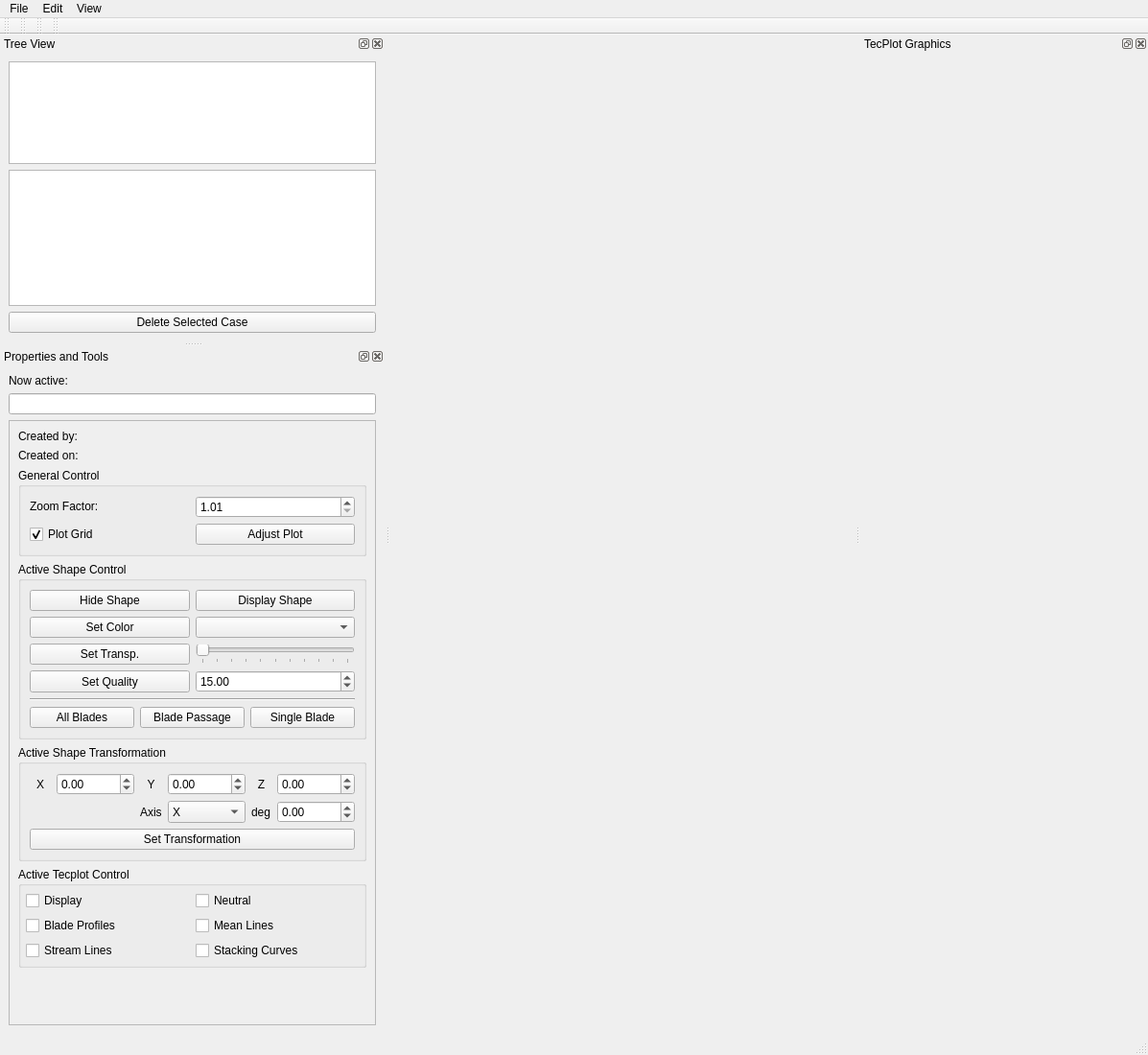
<?xml version="1.0" encoding="UTF-8"?>
<ui version="4.0">
 <class>MainWindow</class>
 <widget class="QMainWindow" name="MainWindow">
  <property name="geometry">
   <rect>
    <x>0</x>
    <y>0</y>
    <width>1197</width>
    <height>1100</height>
   </rect>
  </property>
  <property name="windowTitle">
   <string>MainWindow</string>
  </property>
  <property name="toolTip">
   <string extracomment="sdfs"/>
  </property>
  <property name="statusTip">
   <string/>
  </property>
  <property name="whatsThis">
   <string extracomment="sahdjhjsahdj"/>
  </property>
  <widget class="QWidget" name="centralwidget">
   <layout class="QHBoxLayout" name="centralwidget_hl"/>
  </widget>
  <widget class="QStatusBar" name="statusbar"/>
  <widget class="QToolBar" name="ui_file_toolbar">
   <property name="windowTitle">
    <string>File</string>
   </property>
   <attribute name="toolBarArea">
    <enum>TopToolBarArea</enum>
   </attribute>
   <attribute name="toolBarBreak">
    <bool>false</bool>
   </attribute>
  </widget>
  <widget class="QToolBar" name="ui_view_toolbar">
   <property name="windowTitle">
    <string>View</string>
   </property>
   <attribute name="toolBarArea">
    <enum>TopToolBarArea</enum>
   </attribute>
   <attribute name="toolBarBreak">
    <bool>false</bool>
   </attribute>
  </widget>
  <widget class="QDockWidget" name="ui_treeview_dockW">
   <property name="sizePolicy">
    <sizepolicy hsizetype="Minimum" vsizetype="Fixed">
     <horstretch>0</horstretch>
     <verstretch>1</verstretch>
    </sizepolicy>
   </property>
   <property name="minimumSize">
    <size>
     <width>154</width>
     <height>300</height>
    </size>
   </property>
   <property name="maximumSize">
    <size>
     <width>524287</width>
     <height>320</height>
    </size>
   </property>
   <property name="allowedAreas">
    <set>Qt::LeftDockWidgetArea|Qt::RightDockWidgetArea</set>
   </property>
   <property name="windowTitle">
    <string>Tree View</string>
   </property>
   <attribute name="dockWidgetArea">
    <number>1</number>
   </attribute>
   <widget class="QWidget" name="ui_treeview_dockcontents">
    <layout class="QVBoxLayout" name="ui_treeview_dockcontents_vl">
     <item>
      <layout class="QVBoxLayout" name="ui_treeview_vl">
       <item>
        <widget class="QTreeView" name="ui_case_treeview">
         <property name="sizePolicy">
          <sizepolicy hsizetype="Preferred" vsizetype="Minimum">
           <horstretch>0</horstretch>
           <verstretch>3</verstretch>
          </sizepolicy>
         </property>
         <property name="minimumSize">
          <size>
           <width>0</width>
           <height>80</height>
          </size>
         </property>
         <property name="toolTip">
          <string>Case List</string>
         </property>
         <property name="statusTip">
          <string>Case List - All loaded cases are displayed here. Select a case to modify the 3D part or the Tecplot graphics display</string>
         </property>
         <property name="sortingEnabled">
          <bool>false</bool>
         </property>
         <property name="animated">
          <bool>true</bool>
         </property>
         <property name="headerHidden">
          <bool>false</bool>
         </property>
        </widget>
       </item>
       <item>
        <widget class="QListWidget" name="ui_subcase_list">
         <property name="sizePolicy">
          <sizepolicy hsizetype="Preferred" vsizetype="Minimum">
           <horstretch>0</horstretch>
           <verstretch>4</verstretch>
          </sizepolicy>
         </property>
         <property name="minimumSize">
          <size>
           <width>0</width>
           <height>10</height>
          </size>
         </property>
         <property name="toolTip">
          <string>Sub-Shape List</string>
         </property>
         <property name="statusTip">
          <string>Sub-Shape List - The sub-shapes of the case loaded are displayed here. Select an item to modify it individually in Properties and Tools</string>
         </property>
         <property name="selectionMode">
          <enum>QAbstractItemView::ExtendedSelection</enum>
         </property>
        </widget>
       </item>
       <item>
        <widget class="QPushButton" name="ui_deletecase_btn">
         <property name="sizePolicy">
          <sizepolicy hsizetype="Preferred" vsizetype="Maximum">
           <horstretch>0</horstretch>
           <verstretch>0</verstretch>
          </sizepolicy>
         </property>
         <property name="toolTip">
          <string>Delete Case</string>
         </property>
         <property name="statusTip">
          <string>Delete Case - Delete one case from the list</string>
         </property>
         <property name="text">
          <string>Delete Selected Case</string>
         </property>
         <property name="shortcut">
          <string>Del</string>
         </property>
        </widget>
       </item>
      </layout>
     </item>
    </layout>
   </widget>
  </widget>
  <widget class="QDockWidget" name="ui_propertiestools_dockW">
   <property name="sizePolicy">
    <sizepolicy hsizetype="Minimum" vsizetype="Expanding">
     <horstretch>0</horstretch>
     <verstretch>50</verstretch>
    </sizepolicy>
   </property>
   <property name="minimumSize">
    <size>
     <width>401</width>
     <height>258</height>
    </size>
   </property>
   <property name="maximumSize">
    <size>
     <width>500</width>
     <height>524287</height>
    </size>
   </property>
   <property name="font">
    <font>
     <weight>50</weight>
     <italic>false</italic>
     <bold>false</bold>
     <underline>false</underline>
    </font>
   </property>
   <property name="allowedAreas">
    <set>Qt::LeftDockWidgetArea|Qt::RightDockWidgetArea</set>
   </property>
   <property name="windowTitle">
    <string>Properties and Tools</string>
   </property>
   <attribute name="dockWidgetArea">
    <number>1</number>
   </attribute>
   <widget class="QWidget" name="ui_propertiestools_dockcontents">
    <layout class="QGridLayout" name="ui_propertiestools_dockcontents_gl">
     <item row="1" column="0" colspan="2">
      <widget class="QScrollArea" name="ui_propertiestools_scrollarea">
       <property name="sizePolicy">
        <sizepolicy hsizetype="Expanding" vsizetype="Expanding">
         <horstretch>0</horstretch>
         <verstretch>50</verstretch>
        </sizepolicy>
       </property>
       <property name="horizontalScrollBarPolicy">
        <enum>Qt::ScrollBarAlwaysOff</enum>
       </property>
       <property name="widgetResizable">
        <bool>true</bool>
       </property>
       <widget class="QWidget" name="ui_propertiestools_scrollcontents">
        <property name="geometry">
         <rect>
          <x>0</x>
          <y>0</y>
          <width>377</width>
          <height>626</height>
         </rect>
        </property>
        <layout class="QVBoxLayout" name="verticalLayout">
         <item>
          <layout class="QFormLayout" name="ui_bladepro_creation_info_fl">
           <item row="0" column="0">
            <widget class="QLabel" name="ui_bladepro_created_lbl">
             <property name="text">
              <string>Created by:</string>
             </property>
            </widget>
           </item>
           <item row="0" column="1">
            <widget class="QLabel" name="ui_bladepro_created_dynlbl">
             <property name="text">
              <string/>
             </property>
            </widget>
           </item>
           <item row="1" column="0">
            <widget class="QLabel" name="ui_date_created_lbl">
             <property name="text">
              <string>Created on:</string>
             </property>
            </widget>
           </item>
           <item row="1" column="1">
            <widget class="QLabel" name="ui_date_created_dynlbl">
             <property name="text">
              <string/>
             </property>
            </widget>
           </item>
          </layout>
         </item>
         <item>
          <widget class="QGroupBox" name="ui_general_control_groupbox">
           <property name="statusTip">
            <string>General Control</string>
           </property>
           <property name="title">
            <string>General Control</string>
           </property>
           <layout class="QHBoxLayout" name="ui_general_control_groupbox_hl">
            <item>
             <layout class="QGridLayout" name="ui_general_control_groupbox_hl_gl">
              <item row="0" column="0">
               <widget class="QLabel" name="ui_zoom_lbl">
                <property name="sizePolicy">
                 <sizepolicy hsizetype="Preferred" vsizetype="Maximum">
                  <horstretch>0</horstretch>
                  <verstretch>0</verstretch>
                 </sizepolicy>
                </property>
                <property name="toolTip">
                 <string>Costumize visualization zoom</string>
                </property>
                <property name="statusTip">
                 <string>Zoom Factor - Amount of percentage of zooming by wheel scroll</string>
                </property>
                <property name="text">
                 <string>Zoom Factor:</string>
                </property>
               </widget>
              </item>
              <item row="1" column="1">
               <widget class="QPushButton" name="ui_tecplot_tighten_btn">
                <property name="toolTip">
                 <string>Tighten plot</string>
                </property>
                <property name="statusTip">
                 <string>Adjust Plot - Convenience method for simple axis view autoscaling. </string>
                </property>
                <property name="text">
                 <string>Adjust Plot</string>
                </property>
                <property name="shortcut">
                 <string>Ctrl+T</string>
                </property>
               </widget>
              </item>
              <item row="0" column="1">
               <widget class="QDoubleSpinBox" name="ui_display_zoomfactor_dspn">
                <property name="enabled">
                 <bool>true</bool>
                </property>
                <property name="sizePolicy">
                 <sizepolicy hsizetype="Preferred" vsizetype="Maximum">
                  <horstretch>0</horstretch>
                  <verstretch>0</verstretch>
                 </sizepolicy>
                </property>
                <property name="toolTip">
                 <string>Percentage of zooming by mouse wheel scroll</string>
                </property>
                <property name="statusTip">
                 <string>Amount of percentage of zooming by wheel scroll</string>
                </property>
                <property name="autoFillBackground">
                 <bool>false</bool>
                </property>
                <property name="alignment">
                 <set>Qt::AlignLeading|Qt::AlignLeft|Qt::AlignVCenter</set>
                </property>
                <property name="minimum">
                 <double>1.010000000000000</double>
                </property>
                <property name="singleStep">
                 <double>0.100000000000000</double>
                </property>
                <property name="value">
                 <double>1.010000000000000</double>
                </property>
               </widget>
              </item>
              <item row="1" column="0">
               <widget class="QCheckBox" name="ui_tecplot_toggle_grid_chk">
                <property name="toolTip">
                 <string>Toggle grid</string>
                </property>
                <property name="statusTip">
                 <string>Grid - Toggle grid of plots</string>
                </property>
                <property name="text">
                 <string>Plot Grid</string>
                </property>
                <property name="checked">
                 <bool>true</bool>
                </property>
               </widget>
              </item>
             </layout>
            </item>
           </layout>
          </widget>
         </item>
         <item>
          <widget class="QGroupBox" name="ui_shapeappearance_groupbox">
           <property name="enabled">
            <bool>true</bool>
           </property>
           <property name="sizePolicy">
            <sizepolicy hsizetype="Preferred" vsizetype="Maximum">
             <horstretch>0</horstretch>
             <verstretch>1</verstretch>
            </sizepolicy>
           </property>
           <property name="toolTip">
            <string/>
           </property>
           <property name="statusTip">
            <string>Shape Control</string>
           </property>
           <property name="title">
            <string>Active Shape Control</string>
           </property>
           <layout class="QGridLayout" name="ui_shape_appearance_groupbox_gl">
            <item row="1" column="0" colspan="4">
             <layout class="QGridLayout" name="ui_shape_appearance_groupbox_gl_gl">
              <item row="1" column="0">
               <widget class="QPushButton" name="ui_shape_setcolor_btn">
                <property name="sizePolicy">
                 <sizepolicy hsizetype="Preferred" vsizetype="Preferred">
                  <horstretch>0</horstretch>
                  <verstretch>0</verstretch>
                 </sizepolicy>
                </property>
                <property name="maximumSize">
                 <size>
                  <width>16777215</width>
                  <height>23</height>
                 </size>
                </property>
                <property name="toolTip">
                 <string>Set Color </string>
                </property>
                <property name="statusTip">
                 <string>Set Color - Sets color to the selected sub-shape item in Sub-Shape List</string>
                </property>
                <property name="text">
                 <string>Set Color</string>
                </property>
               </widget>
              </item>
              <item row="3" column="0">
               <widget class="QPushButton" name="ui_shape_quality_btn">
                <property name="enabled">
                 <bool>true</bool>
                </property>
                <property name="sizePolicy">
                 <sizepolicy hsizetype="Preferred" vsizetype="Preferred">
                  <horstretch>0</horstretch>
                  <verstretch>0</verstretch>
                 </sizepolicy>
                </property>
                <property name="maximumSize">
                 <size>
                  <width>16777215</width>
                  <height>23</height>
                 </size>
                </property>
                <property name="toolTip">
                 <string>Set Quality</string>
                </property>
                <property name="statusTip">
                 <string>Set Quality - Sets rendering quality to the selected sub-shape item in Sub-Shape List</string>
                </property>
                <property name="text">
                 <string>Set Quality</string>
                </property>
               </widget>
              </item>
              <item row="2" column="0">
               <widget class="QPushButton" name="ui_shape_settransparency_btn">
                <property name="sizePolicy">
                 <sizepolicy hsizetype="Preferred" vsizetype="Preferred">
                  <horstretch>0</horstretch>
                  <verstretch>0</verstretch>
                 </sizepolicy>
                </property>
                <property name="maximumSize">
                 <size>
                  <width>16777215</width>
                  <height>23</height>
                 </size>
                </property>
                <property name="toolTip">
                 <string>Set Transparency</string>
                </property>
                <property name="statusTip">
                 <string>Set Transparency - Sets transparency to the selected sub-shape item in Sub-Shape List</string>
                </property>
                <property name="text">
                 <string>Set Transp.</string>
                </property>
               </widget>
              </item>
              <item row="0" column="0">
               <widget class="QToolButton" name="ui_shape_hide_btn">
                <property name="enabled">
                 <bool>true</bool>
                </property>
                <property name="sizePolicy">
                 <sizepolicy hsizetype="Preferred" vsizetype="Preferred">
                  <horstretch>0</horstretch>
                  <verstretch>0</verstretch>
                 </sizepolicy>
                </property>
                <property name="toolTip">
                 <string>Hide active shape</string>
                </property>
                <property name="statusTip">
                 <string>Hide Shape - Hide active shape</string>
                </property>
                <property name="text">
                 <string>Hide Shape</string>
                </property>
               </widget>
              </item>
              <item row="0" column="1">
               <widget class="QPushButton" name="ui_shape_display_btn">
                <property name="maximumSize">
                 <size>
                  <width>16777215</width>
                  <height>23</height>
                 </size>
                </property>
                <property name="toolTip">
                 <string>Display selected sub-shape</string>
                </property>
                <property name="statusTip">
                 <string>Display Shape - Display the selected sub-shape on the Display.</string>
                </property>
                <property name="text">
                 <string>Display Shape</string>
                </property>
                <property name="shortcut">
                 <string>D</string>
                </property>
               </widget>
              </item>
              <item row="1" column="1">
               <widget class="QComboBox" name="ui_shape_setcolor_combo">
                <property name="sizePolicy">
                 <sizepolicy hsizetype="Preferred" vsizetype="Preferred">
                  <horstretch>0</horstretch>
                  <verstretch>0</verstretch>
                 </sizepolicy>
                </property>
                <property name="maximumSize">
                 <size>
                  <width>16777215</width>
                  <height>23</height>
                 </size>
                </property>
                <property name="toolTip">
                 <string>List of Colors</string>
                </property>
                <property name="statusTip">
                 <string>List of Colors - List of colors available</string>
                </property>
               </widget>
              </item>
              <item row="2" column="1">
               <widget class="QSlider" name="ui_shape_transparency_sld">
                <property name="sizePolicy">
                 <sizepolicy hsizetype="Preferred" vsizetype="Fixed">
                  <horstretch>0</horstretch>
                  <verstretch>0</verstretch>
                 </sizepolicy>
                </property>
                <property name="toolTip">
                 <string>Transparency value</string>
                </property>
                <property name="statusTip">
                 <string>Transparency value</string>
                </property>
                <property name="maximum">
                 <number>100</number>
                </property>
                <property name="orientation">
                 <enum>Qt::Horizontal</enum>
                </property>
                <property name="tickPosition">
                 <enum>QSlider::TicksBelow</enum>
                </property>
                <property name="tickInterval">
                 <number>10</number>
                </property>
               </widget>
              </item>
              <item row="3" column="1">
               <widget class="QDoubleSpinBox" name="ui_shape_quality_dspn">
                <property name="enabled">
                 <bool>true</bool>
                </property>
                <property name="sizePolicy">
                 <sizepolicy hsizetype="Preferred" vsizetype="Preferred">
                  <horstretch>0</horstretch>
                  <verstretch>0</verstretch>
                 </sizepolicy>
                </property>
                <property name="maximumSize">
                 <size>
                  <width>16777215</width>
                  <height>23</height>
                 </size>
                </property>
                <property name="toolTip">
                 <string>Quality value</string>
                </property>
                <property name="statusTip">
                 <string>Quality - Factor of refinement of shape. Recomended above 20</string>
                </property>
                <property name="autoFillBackground">
                 <bool>false</bool>
                </property>
                <property name="alignment">
                 <set>Qt::AlignLeading|Qt::AlignLeft|Qt::AlignVCenter</set>
                </property>
                <property name="minimum">
                 <double>0.010000000000000</double>
                </property>
                <property name="maximum">
                 <double>50.000000000000000</double>
                </property>
                <property name="singleStep">
                 <double>0.200000000000000</double>
                </property>
                <property name="value">
                 <double>15.000000000000000</double>
                </property>
               </widget>
              </item>
              <item row="4" column="0" colspan="2">
               <layout class="QGridLayout" name="ui_blades_gl">
                <item row="1" column="0">
                 <widget class="QPushButton" name="ui_shape_activate_all_blades_btn">
                  <property name="enabled">
                   <bool>true</bool>
                  </property>
                  <property name="sizePolicy">
                   <sizepolicy hsizetype="Preferred" vsizetype="Preferred">
                    <horstretch>0</horstretch>
                    <verstretch>0</verstretch>
                   </sizepolicy>
                  </property>
                  <property name="maximumSize">
                   <size>
                    <width>16777215</width>
                    <height>23</height>
                   </size>
                  </property>
                  <property name="toolTip">
                   <string>Display all blades</string>
                  </property>
                  <property name="statusTip">
                   <string>All Blades - Display all blades of impeller</string>
                  </property>
                  <property name="text">
                   <string>All Blades</string>
                  </property>
                 </widget>
                </item>
                <item row="1" column="1">
                 <widget class="QPushButton" name="ui_shape_activate_passage_blades_btn">
                  <property name="enabled">
                   <bool>true</bool>
                  </property>
                  <property name="sizePolicy">
                   <sizepolicy hsizetype="Preferred" vsizetype="Preferred">
                    <horstretch>0</horstretch>
                    <verstretch>0</verstretch>
                   </sizepolicy>
                  </property>
                  <property name="maximumSize">
                   <size>
                    <width>16777215</width>
                    <height>23</height>
                   </size>
                  </property>
                  <property name="toolTip">
                   <string>Display blade passage</string>
                  </property>
                  <property name="statusTip">
                   <string>Display blade passage - Display two consecutive blades</string>
                  </property>
                  <property name="text">
                   <string>Blade Passage</string>
                  </property>
                 </widget>
                </item>
                <item row="1" column="2">
                 <widget class="QPushButton" name="ui_shape_deactivate_blades_btn">
                  <property name="enabled">
                   <bool>true</bool>
                  </property>
                  <property name="sizePolicy">
                   <sizepolicy hsizetype="Preferred" vsizetype="Preferred">
                    <horstretch>0</horstretch>
                    <verstretch>0</verstretch>
                   </sizepolicy>
                  </property>
                  <property name="maximumSize">
                   <size>
                    <width>16777215</width>
                    <height>23</height>
                   </size>
                  </property>
                  <property name="toolTip">
                   <string>Display a single blade</string>
                  </property>
                  <property name="statusTip">
                   <string>Display Single Blade - Display only the blade contained in IGES file</string>
                  </property>
                  <property name="text">
                   <string>Single Blade</string>
                  </property>
                 </widget>
                </item>
                <item row="0" column="0" colspan="3">
                 <widget class="Line" name="line">
                  <property name="orientation">
                   <enum>Qt::Horizontal</enum>
                  </property>
                 </widget>
                </item>
               </layout>
              </item>
             </layout>
            </item>
           </layout>
          </widget>
         </item>
         <item>
          <widget class="QGroupBox" name="ui_shape_transformation_groupbox">
           <property name="enabled">
            <bool>true</bool>
           </property>
           <property name="sizePolicy">
            <sizepolicy hsizetype="Preferred" vsizetype="Maximum">
             <horstretch>0</horstretch>
             <verstretch>1</verstretch>
            </sizepolicy>
           </property>
           <property name="toolTip">
            <string/>
           </property>
           <property name="statusTip">
            <string>Shape Transformation</string>
           </property>
           <property name="title">
            <string>Active Shape Transformation</string>
           </property>
           <layout class="QGridLayout" name="ui_shape_transformation_groupbox_gl">
            <item row="0" column="0" colspan="8">
             <layout class="QGridLayout" name="ui_shape_transformation_groupbox_gl_gl">
              <item row="0" column="1">
               <widget class="QDoubleSpinBox" name="ui_shape_xdispl_dspn">
                <property name="sizePolicy">
                 <sizepolicy hsizetype="Preferred" vsizetype="Preferred">
                  <horstretch>0</horstretch>
                  <verstretch>0</verstretch>
                 </sizepolicy>
                </property>
                <property name="maximumSize">
                 <size>
                  <width>16777215</width>
                  <height>23</height>
                 </size>
                </property>
                <property name="toolTip">
                 <string>Displace shape in x value</string>
                </property>
                <property name="statusTip">
                 <string>Displacement value of sub-shape in x positive direction</string>
                </property>
                <property name="minimum">
                 <double>-10000.000000000000000</double>
                </property>
                <property name="maximum">
                 <double>10000.000000000000000</double>
                </property>
                <property name="singleStep">
                 <double>0.100000000000000</double>
                </property>
               </widget>
              </item>
              <item row="1" column="3">
               <widget class="QComboBox" name="ui_shape_rotataxis_combo">
                <property name="maximumSize">
                 <size>
                  <width>16777215</width>
                  <height>23</height>
                 </size>
                </property>
                <property name="toolTip">
                 <string>Axis of rotation</string>
                </property>
                <property name="statusTip">
                 <string>Axis of rotation </string>
                </property>
                <item>
                 <property name="text">
                  <string>X</string>
                 </property>
                </item>
                <item>
                 <property name="text">
                  <string>Y</string>
                 </property>
                </item>
                <item>
                 <property name="text">
                  <string>Z</string>
                 </property>
                </item>
               </widget>
              </item>
              <item row="1" column="5">
               <widget class="QDoubleSpinBox" name="ui_shape_tetarotat_dspn">
                <property name="sizePolicy">
                 <sizepolicy hsizetype="Preferred" vsizetype="Preferred">
                  <horstretch>0</horstretch>
                  <verstretch>0</verstretch>
                 </sizepolicy>
                </property>
                <property name="maximumSize">
                 <size>
                  <width>16777215</width>
                  <height>23</height>
                 </size>
                </property>
                <property name="toolTip">
                 <string>Rotate shape in teta value (degrees)</string>
                </property>
                <property name="statusTip">
                 <string>Rotation value of sub-shape in teta (degrees)</string>
                </property>
                <property name="minimum">
                 <double>-10000.000000000000000</double>
                </property>
                <property name="maximum">
                 <double>10000.000000000000000</double>
                </property>
                <property name="singleStep">
                 <double>0.100000000000000</double>
                </property>
               </widget>
              </item>
              <item row="0" column="3">
               <widget class="QDoubleSpinBox" name="ui_shape_ydispl_dspn">
                <property name="sizePolicy">
                 <sizepolicy hsizetype="Preferred" vsizetype="Preferred">
                  <horstretch>0</horstretch>
                  <verstretch>0</verstretch>
                 </sizepolicy>
                </property>
                <property name="maximumSize">
                 <size>
                  <width>16777215</width>
                  <height>23</height>
                 </size>
                </property>
                <property name="toolTip">
                 <string>Displace shape in y value</string>
                </property>
                <property name="statusTip">
                 <string>Displacement value of sub-shape in y positive direction</string>
                </property>
                <property name="minimum">
                 <double>-10000.000000000000000</double>
                </property>
                <property name="maximum">
                 <double>10000.000000000000000</double>
                </property>
                <property name="singleStep">
                 <double>0.100000000000000</double>
                </property>
               </widget>
              </item>
              <item row="0" column="5">
               <widget class="QDoubleSpinBox" name="ui_shape_zdispl_dspn">
                <property name="sizePolicy">
                 <sizepolicy hsizetype="Preferred" vsizetype="Preferred">
                  <horstretch>0</horstretch>
                  <verstretch>0</verstretch>
                 </sizepolicy>
                </property>
                <property name="maximumSize">
                 <size>
                  <width>16777215</width>
                  <height>23</height>
                 </size>
                </property>
                <property name="toolTip">
                 <string>Displace shape in z value</string>
                </property>
                <property name="statusTip">
                 <string>Displacement value of sub-shape in z positive direction</string>
                </property>
                <property name="minimum">
                 <double>-10000.000000000000000</double>
                </property>
                <property name="maximum">
                 <double>10000.000000000000000</double>
                </property>
                <property name="singleStep">
                 <double>0.100000000000000</double>
                </property>
               </widget>
              </item>
              <item row="0" column="0">
               <widget class="QLabel" name="ui_xdispl_lbl">
                <property name="text">
                 <string>X</string>
                </property>
                <property name="alignment">
                 <set>Qt::AlignCenter</set>
                </property>
               </widget>
              </item>
              <item row="0" column="4">
               <widget class="QLabel" name="ui_zdispl_lbl">
                <property name="text">
                 <string>Z</string>
                </property>
                <property name="alignment">
                 <set>Qt::AlignCenter</set>
                </property>
               </widget>
              </item>
              <item row="0" column="2">
               <widget class="QLabel" name="ui_ydispl_lbl">
                <property name="text">
                 <string>Y</string>
                </property>
                <property name="alignment">
                 <set>Qt::AlignCenter</set>
                </property>
               </widget>
              </item>
              <item row="2" column="0" colspan="6">
               <widget class="QPushButton" name="ui_shape_settranslation_btn">
                <property name="sizePolicy">
                 <sizepolicy hsizetype="Preferred" vsizetype="Preferred">
                  <horstretch>0</horstretch>
                  <verstretch>0</verstretch>
                 </sizepolicy>
                </property>
                <property name="maximumSize">
                 <size>
                  <width>16777215</width>
                  <height>23</height>
                 </size>
                </property>
                <property name="toolTip">
                 <string>Modifies the shape location</string>
                </property>
                <property name="statusTip">
                 <string>Set Transformation - Sets the transformation for the selected sub-shape item in Sub-Shape List</string>
                </property>
                <property name="text">
                 <string>Set Transformation</string>
                </property>
               </widget>
              </item>
              <item row="1" column="4">
               <widget class="QLabel" name="ui_axisangle_lbl">
                <property name="text">
                 <string>deg</string>
                </property>
               </widget>
              </item>
              <item row="1" column="2">
               <widget class="QLabel" name="ui_axisrotat_lbl">
                <property name="text">
                 <string>Axis</string>
                </property>
               </widget>
              </item>
             </layout>
            </item>
           </layout>
          </widget>
         </item>
         <item>
          <widget class="QGroupBox" name="ui_tecplot_control_groupbox">
           <property name="enabled">
            <bool>true</bool>
           </property>
           <property name="sizePolicy">
            <sizepolicy hsizetype="Preferred" vsizetype="Maximum">
             <horstretch>0</horstretch>
             <verstretch>1</verstretch>
            </sizepolicy>
           </property>
           <property name="toolTip">
            <string/>
           </property>
           <property name="statusTip">
            <string>Tecplot Control</string>
           </property>
           <property name="title">
            <string>Active Tecplot Control</string>
           </property>
           <layout class="QGridLayout" name="ui_tecplot_control_groupbox_gl">
            <property name="margin">
             <number>5</number>
            </property>
            <item row="1" column="0" colspan="2">
             <layout class="QGridLayout" name="ui_tecplot_control_case_gl">
              <item row="0" column="0">
               <widget class="QCheckBox" name="ui_tecplot_setinvisible_btn">
                <property name="toolTip">
                 <string>Toogle visibility of all plots</string>
                </property>
                <property name="statusTip">
                 <string notr="true">Display -  Toggle visibility of all plots of the active case</string>
                </property>
                <property name="text">
                 <string>Display</string>
                </property>
                <property name="checked">
                 <bool>false</bool>
                </property>
               </widget>
              </item>
              <item row="1" column="0">
               <widget class="QCheckBox" name="ui_tecplot_toggle_bladeprofiles_btn">
                <property name="toolTip">
                 <string>Toggle blade profiles visibility</string>
                </property>
                <property name="statusTip">
                 <string>Blade Profiles -  Toggle visibility of blade profiles of the active case</string>
                </property>
                <property name="text">
                 <string>Blade Profiles</string>
                </property>
                <property name="checked">
                 <bool>false</bool>
                </property>
               </widget>
              </item>
              <item row="0" column="1">
               <widget class="QCheckBox" name="ui_tecplot_setneutral_btn">
                <property name="toolTip">
                 <string>Toggle neutral plot lines</string>
                </property>
                <property name="statusTip">
                 <string>Neutral - Toogle the line style appearence of plot lines of the active case</string>
                </property>
                <property name="text">
                 <string>Neutral</string>
                </property>
                <property name="checked">
                 <bool>false</bool>
                </property>
               </widget>
              </item>
              <item row="1" column="1">
               <widget class="QCheckBox" name="ui_tecplot_toggle_meanlines_btn">
                <property name="toolTip">
                 <string>Toggle mean lines visibility</string>
                </property>
                <property name="statusTip">
                 <string>Blade Profiles -  Toggle visibility of mean lines of the active case</string>
                </property>
                <property name="text">
                 <string>Mean Lines</string>
                </property>
                <property name="checked">
                 <bool>false</bool>
                </property>
               </widget>
              </item>
              <item row="2" column="0">
               <widget class="QCheckBox" name="ui_tecplot_toggle_streamlines_chk">
                <property name="toolTip">
                 <string>Toggle stream lines visibility</string>
                </property>
                <property name="statusTip">
                 <string>Stream Lines -  Toggle visibility of stream lines of the active case</string>
                </property>
                <property name="text">
                 <string>Stream Lines</string>
                </property>
                <property name="checked">
                 <bool>false</bool>
                </property>
               </widget>
              </item>
              <item row="2" column="1">
               <widget class="QCheckBox" name="ui_tecplot_toggle_stackcurves_btn">
                <property name="toolTip">
                 <string>Toggle stacking curves and points visibility</string>
                </property>
                <property name="statusTip">
                 <string>Stacking Curves -  Toggle visibility of stacking curves and points of the active case</string>
                </property>
                <property name="text">
                 <string>Stacking Curves</string>
                </property>
                <property name="checked">
                 <bool>false</bool>
                </property>
               </widget>
              </item>
             </layout>
            </item>
           </layout>
          </widget>
         </item>
         <item>
          <spacer name="verticalSpacer">
           <property name="orientation">
            <enum>Qt::Vertical</enum>
           </property>
           <property name="sizeType">
            <enum>QSizePolicy::Expanding</enum>
           </property>
           <property name="sizeHint" stdset="0">
            <size>
             <width>20</width>
             <height>1</height>
            </size>
           </property>
          </spacer>
         </item>
        </layout>
       </widget>
      </widget>
     </item>
     <item row="0" column="0" colspan="2">
      <layout class="QGridLayout" name="ui_active_case_gl">
       <item row="0" column="0">
        <widget class="QLabel" name="ui_selectedcase_lbl">
         <property name="sizePolicy">
          <sizepolicy hsizetype="Maximum" vsizetype="Minimum">
           <horstretch>0</horstretch>
           <verstretch>0</verstretch>
          </sizepolicy>
         </property>
         <property name="text">
          <string>Now active:</string>
         </property>
        </widget>
       </item>
       <item row="1" column="0" colspan="2">
        <widget class="QLineEdit" name="ui_selectedcase_edit">
         <property name="sizePolicy">
          <sizepolicy hsizetype="Minimum" vsizetype="Preferred">
           <horstretch>0</horstretch>
           <verstretch>0</verstretch>
          </sizepolicy>
         </property>
         <property name="maximumSize">
          <size>
           <width>16777215</width>
           <height>23</height>
          </size>
         </property>
         <property name="toolTip">
          <string>Active Case</string>
         </property>
         <property name="statusTip">
          <string>Active Case - The controls below will be applied to this case</string>
         </property>
         <property name="readOnly">
          <bool>true</bool>
         </property>
        </widget>
       </item>
      </layout>
     </item>
    </layout>
   </widget>
  </widget>
  <widget class="QDockWidget" name="ui_tecplotgraphics_dockW">
   <property name="sizePolicy">
    <sizepolicy hsizetype="Expanding" vsizetype="Expanding">
     <horstretch>0</horstretch>
     <verstretch>0</verstretch>
    </sizepolicy>
   </property>
   <property name="minimumSize">
    <size>
     <width>300</width>
     <height>105</height>
    </size>
   </property>
   <property name="allowedAreas">
    <set>Qt::LeftDockWidgetArea|Qt::RightDockWidgetArea</set>
   </property>
   <property name="windowTitle">
    <string>TecPlot Graphics</string>
   </property>
   <attribute name="dockWidgetArea">
    <number>2</number>
   </attribute>
   <widget class="QWidget" name="ui_tecplotgraphics_dockcontents">
    <layout class="QVBoxLayout" name="ui_tecplotgraphics_dockcontents_vl">
     <item>
      <widget class="QWidget" name="ui_tecplot_widget" native="true">
       <property name="sizePolicy">
        <sizepolicy hsizetype="Expanding" vsizetype="Expanding">
         <horstretch>0</horstretch>
         <verstretch>0</verstretch>
        </sizepolicy>
       </property>
       <layout class="QVBoxLayout" name="ui_tecplot_widget_vl"/>
      </widget>
     </item>
     <item>
      <widget class="QPushButton" name="ui_debug_btn">
       <property name="statusTip">
        <string>Debug button</string>
       </property>
       <property name="text">
        <string/>
       </property>
       <property name="flat">
        <bool>true</bool>
       </property>
      </widget>
     </item>
    </layout>
   </widget>
  </widget>
  <widget class="QToolBar" name="ui_tecplot_toolbar">
   <property name="windowTitle">
    <string>TecPlot Controls</string>
   </property>
   <attribute name="toolBarArea">
    <enum>TopToolBarArea</enum>
   </attribute>
   <attribute name="toolBarBreak">
    <bool>false</bool>
   </attribute>
  </widget>
  <widget class="QToolBar" name="ui_settings_toolbar">
   <property name="windowTitle">
    <string>toolBar</string>
   </property>
   <attribute name="toolBarArea">
    <enum>TopToolBarArea</enum>
   </attribute>
   <attribute name="toolBarBreak">
    <bool>false</bool>
   </attribute>
  </widget>
  <widget class="QMenuBar" name="menubar">
   <property name="geometry">
    <rect>
     <x>0</x>
     <y>0</y>
     <width>1197</width>
     <height>26</height>
    </rect>
   </property>
   <widget class="QMenu" name="ui_file_menu_">
    <property name="title">
     <string>File</string>
    </property>
   </widget>
   <widget class="QMenu" name="ui_edit_menu">
    <property name="title">
     <string>Edit</string>
    </property>
   </widget>
   <widget class="QMenu" name="ui_view_menu">
    <property name="title">
     <string>View</string>
    </property>
    <widget class="QMenu" name="ui_standard_view_submenu_">
     <property name="title">
      <string>Standard Views</string>
     </property>
    </widget>
    <widget class="QMenu" name="ui_draw_view_submenu_">
     <property name="title">
      <string>Draw Styles</string>
     </property>
    </widget>
    <addaction name="ui_standard_view_submenu_"/>
    <addaction name="ui_draw_view_submenu_"/>
   </widget>
   <addaction name="ui_file_menu_"/>
   <addaction name="ui_edit_menu"/>
   <addaction name="ui_view_menu"/>
  </widget>
  <action name="ui_file_menu">
   <property name="icon">
    <iconset>
     <normaloff>../../../BladePy0_1_3/.designer/backup/icons/basic/open-3.png</normaloff>../../../BladePy0_1_3/.designer/backup/icons/basic/open-3.png</iconset>
   </property>
   <property name="text">
    <string>Open</string>
   </property>
  </action>
  <action name="actionUndo">
   <property name="text">
    <string>Undo</string>
   </property>
  </action>
  <action name="actionRedo">
   <property name="text">
    <string>Redo</string>
   </property>
  </action>
  <action name="actionCut">
   <property name="text">
    <string>Cut</string>
   </property>
  </action>
  <action name="actionCopy">
   <property name="text">
    <string>Copy</string>
   </property>
  </action>
  <action name="actionPaste">
   <property name="text">
    <string>Paste</string>
   </property>
  </action>
  <action name="actionPreferences">
   <property name="text">
    <string>Preferences</string>
   </property>
  </action>
  <action name="actionFront_View">
   <property name="icon">
    <iconset>
     <normaloff>../../../BladePy0_1_3/.designer/backup/icons/views/front_view.png</normaloff>../../../BladePy0_1_3/.designer/backup/icons/views/front_view.png</iconset>
   </property>
   <property name="text">
    <string>Front</string>
   </property>
  </action>
  <action name="actionDraw_Style">
   <property name="text">
    <string>Draw Style</string>
   </property>
  </action>
  <action name="actionLa">
   <property name="text">
    <string>la</string>
   </property>
  </action>
  <action name="actionLa_2">
   <property name="text">
    <string>la</string>
   </property>
  </action>
  <action name="ui_file_exit_action">
   <property name="text">
    <string>Exit</string>
   </property>
  </action>
 </widget>
 <resources/>
 <connections/>
</ui>
